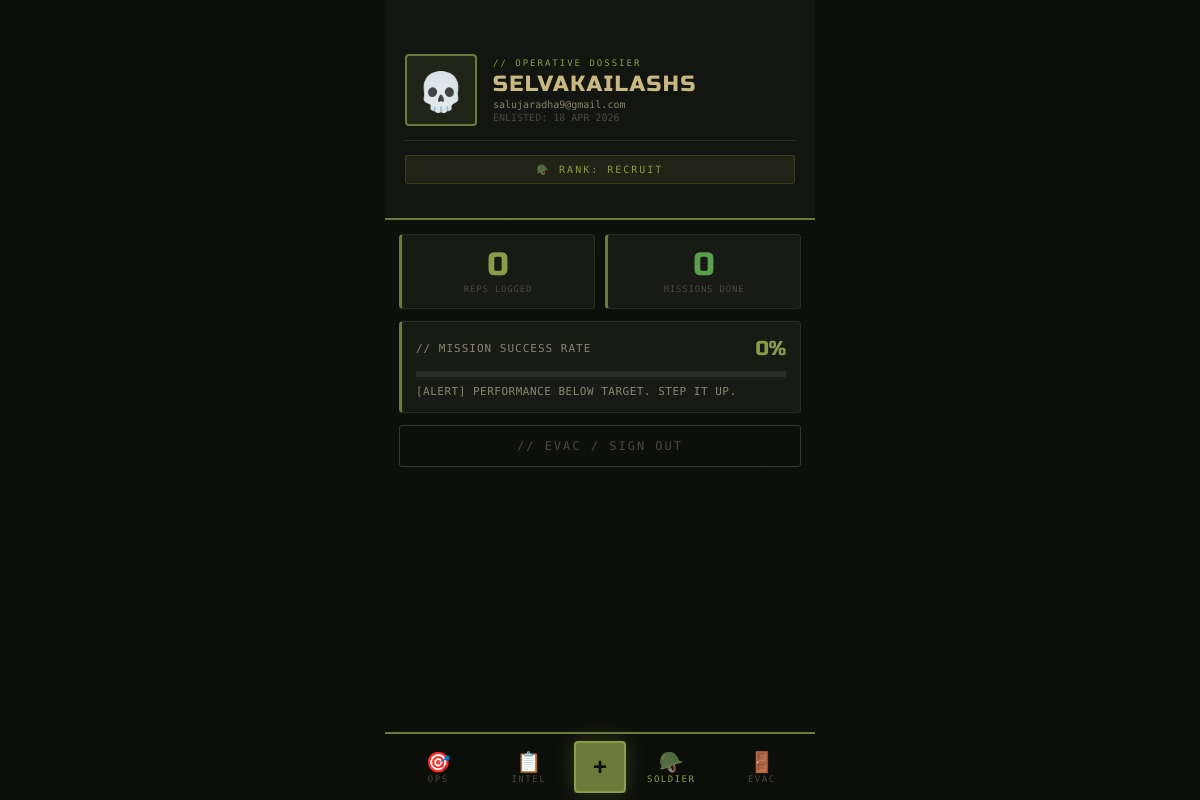
The app's page /profile (signed in) with its own data.
### app.py (models this page shows)
class User(db.Model):
    id         = db.Column(db.Integer, primary_key=True)
    username   = db.Column(db.String(80),  unique=True, nullable=False)
    email      = db.Column(db.String(120), unique=True, nullable=False)
    password   = db.Column(db.String(200), nullable=False)
    avatar     = db.Column(db.String(4),   default='💪')
    created_at = db.Column(db.DateTime,    default=datetime.now)
    habits     = db.relationship('Habit', backref='owner', lazy=True)

### app.py (the view)
@app.route('/profile')
@login_required
def profile():
    user = get_user()
    if not user: return redirect(url_for('login'))
    habits = Habit.query.filter_by(user_id=user.id).all()
    total  = HabitLog.query.join(Habit).filter(
                Habit.user_id == user.id, HabitLog.done == True).count()
    rates  = []
    for h in habits:
        t = HabitLog.query.filter_by(habit_id=h.id, done=True).count()
        rates.append(min(round(t / h.goal * 100), 100) if h.goal else 0)
    rate   = round(sum(rates) / len(rates)) if rates else 0
    cats   = db.session.query(Habit.name, db.func.count(HabitLog.id))\
                       .join(HabitLog, HabitLog.habit_id == Habit.id)\
                       .filter(Habit.user_id == user.id, HabitLog.done == True)\
                       .group_by(Habit.name).all()
    return render_template('profile.html', user=user,
                           total=total, done=total, rate=rate,
                           habits=habits, cats=cats)

### app.py (called while the page is built)
def login_required(f):
    @wraps(f)
    def decorated(*args, **kwargs):
        if 'user_id' not in session:
            return redirect(url_for('login'))
        return f(*args, **kwargs)
    return decorated

def get_user():
    if 'user_id' in session:
        return db.session.get(User, session['user_id'])
    return None

@app.context_processor
def inject_globals():
    return {'today': date.today(), 'now': datetime.now()}  # LOCAL time

### templates/profile.html (shortened to what this page needs)
{% extends 'base.html' %}
{% block content %}
<div style="padding:54px 20px 20px;background:var(--bg2);
            border-bottom:2px solid var(--olive);">
  <div style="display:flex;align-items:center;gap:16px;margin-bottom:14px;
              padding-bottom:14px;border-bottom:1px solid var(--border);">
    <div style="width:72px;height:72px;border-radius:4px;
                background:var(--olive3);border:2px solid var(--olive);
                display:flex;align-items:center;justify-content:center;
                font-size:38px;flex-shrink:0;">{{ user.avatar }}</div>
    <div>
      <div style="font-family:'Share Tech Mono',monospace;font-size:9px;color:var(--olive2);
                  letter-spacing:2px;text-transform:uppercase;margin-bottom:3px;">// OPERATIVE DOSSIER</div>
      <div style="font-family:'Russo One',sans-serif;font-size:22px;color:var(--tan);
                  text-transform:uppercase;letter-spacing:1.5px;">{{ user.username }}</div>
      <div style="font-family:'Share Tech Mono',monospace;font-size:10px;color:var(--text2);margin-top:2px;">{{ user.email }}</div>
      <div style="font-family:'Share Tech Mono',monospace;font-size:10px;color:var(--text3);margin-top:2px;">
        ENLISTED: {{ user.created_at.strftime('%d %b %Y').upper() }}
      </div>
    </div>
  </div>
  <div style="background:var(--olive3);border:1px solid rgba(107,124,58,0.3);
              border-radius:3px;padding:8px 14px;text-align:center;margin-bottom:14px;">
    <div style="font-family:'Share Tech Mono',monospace;font-size:10px;color:var(--olive2);
                letter-spacing:2px;text-transform:uppercase;">
      {% if rate >= 80 %}🏆 RANK: ELITE OPERATOR
      {% elif rate >= 60 %}🎖️ RANK: STAFF SERGEANT
      {% elif rate >= 40 %}⭐ RANK: CORPORAL
      {% else %}🪖 RANK: RECRUIT
      {% endif %}
    </div>
  </div>
</div>
<div style="padding:14px;">
  <div style="display:grid;grid-template-columns:1fr 1fr;gap:10px;margin-bottom:12px;">
    <div class="card" style="text-align:center;">
      <div style="font-family:'Russo One',sans-serif;font-size:32px;color:var(--olive2);line-height:1;">{{ total }}</div>
      <div style="font-family:'Share Tech Mono',monospace;font-size:9px;color:var(--text3);
                  text-transform:uppercase;letter-spacing:.8px;margin-top:3px;">REPS LOGGED</div>
    </div>
    <div class="card" style="text-align:center;">
      <div style="font-family:'Russo One',sans-serif;font-size:32px;color:var(--green2);line-height:1;">{{ done }}</div>
      <div style="font-family:'Share Tech Mono',monospace;font-size:9px;color:var(--text3);
                  text-transform:uppercase;letter-spacing:.8px;margin-top:3px;">MISSIONS DONE</div>
    </div>
  </div>
  <div class="card" style="margin-bottom:12px;">
    <div style="display:flex;justify-content:space-between;align-items:center;margin-bottom:10px;">
      <span style="font-family:'Share Tech Mono',monospace;font-size:11px;
                   color:var(--text2);text-transform:uppercase;letter-spacing:1px;">// MISSION SUCCESS RATE</span>
      <span style="font-family:'Russo One',sans-serif;font-size:20px;color:var(--olive2);">{{ rate }}%</span>
    </div>
    <div style="background:var(--border);height:6px;border-radius:0;overflow:hidden;">
    </div>
    <div style="font-family:'Share Tech Mono',monospace;font-size:11px;color:var(--text2);
                margin-top:8px;letter-spacing:0.5px;">
      {% if rate >= 80 %}[COMMENDATION] OUTSTANDING PERFORMANCE.
      {% elif rate >= 50 %}[STATUS] ACCEPTABLE. PUSH FOR EXCELLENCE.
      {% else %}[ALERT] PERFORMANCE BELOW TARGET. STEP IT UP.
      {% endif %}
    </div>
  </div>
  <a href="/logout"
     style="display:block;padding:13px;border-radius:3px;
            background:transparent;border:1px solid var(--border2);
            text-align:center;font-family:'Share Tech Mono',monospace;
            font-size:12px;font-weight:400;color:var(--text3);
            text-decoration:none;text-transform:uppercase;letter-spacing:2px;">
    // EVAC / SIGN OUT
  </a>
</div>
{% endblock %}

### templates/base.html (style rules this page uses)
*, *::before, *::after { box-sizing: border-box; margin: 0; padding: 0; }
:root { --bg: #0d0f0a; --bg2: #131510; --card: #181b14; --card2: #1e2219; --olive: #6b7c3a; --olive2: #8a9e4a; --olive3: rgba(107,124,58,0.15); --tan: #c8b882; --tan2: #a89862; --khaki: #8b7355; --khaki3: rgba(139,115,85,0.15); --amber: #d4870a; --amber3: rgba(212,135,10,0.15); --green: #4a7c3f; --green2: #5a9e50; --green3: rgba(74,124,63,0.2); --red: #8b2020; --red2: #b03030; --red3: rgba(139,32,32,0.2); --text: #d4cdb8; --text2: #8a8570; --text3: #4a4840; --border: #2a2e22; --border2: #363b2c; --nav-h: 68px; }
html { height: 100%; }
body { font-family: 'Barlow', sans-serif; background: var(--bg); color: var(--text); min-height: 100%; max-width: 430px; margin: 0 auto; padding-bottom: var(--nav-h); -webkit-font-smoothing: antialiased; background-image: repeating-linear-gradient(0deg, transparent, transparent 3px, rgba(107,124,58,0.018) 3px, rgba(107,124,58,0.018) 4px); }
.card { background: var(--card); border-radius: 4px; border: 1px solid var(--border); border-left: 3px solid var(--olive); padding: 14px; }

### records on screen
User: avatar "💀", username "SELVAKAILASHS", email "salujaradha9@gmail.com", created_at "18 APR 2026"

### other values on screen
{{ total }} "0"
{{ done }} "0"
{{ rate }} "0"
